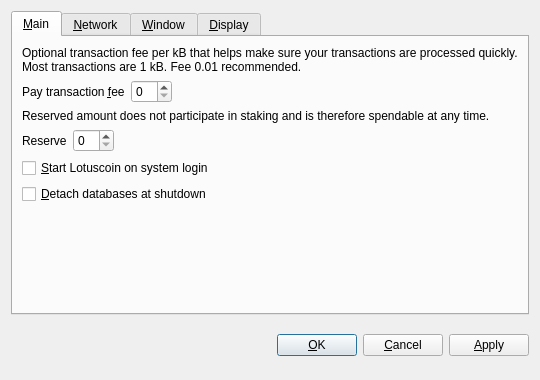
<?xml version="1.0" encoding="UTF-8"?>
<ui version="4.0">
 <class>OptionsDialog</class>
 <widget class="QDialog" name="OptionsDialog">
  <property name="geometry">
   <rect>
    <x>0</x>
    <y>0</y>
    <width>540</width>
    <height>380</height>
   </rect>
  </property>
  <property name="windowTitle">
   <string>Options</string>
  </property>
  <property name="modal">
   <bool>true</bool>
  </property>
  <layout class="QVBoxLayout" name="verticalLayout">
   <item>
    <widget class="QTabWidget" name="tabWidget">
     <property name="tabPosition">
      <enum>QTabWidget::North</enum>
     </property>
     <property name="currentIndex">
      <number>0</number>
     </property>
     <widget class="QWidget" name="tabMain">
      <attribute name="title">
       <string>&amp;Main</string>
      </attribute>
      <layout class="QVBoxLayout" name="verticalLayout_Main">
       <item>
        <widget class="QLabel" name="transactionFeeInfoLabel">
         <property name="text">
          <string>Optional transaction fee per kB that helps make sure your transactions are processed quickly. Most transactions are 1 kB. Fee 0.01 recommended.</string>
         </property>
         <property name="textFormat">
          <enum>Qt::PlainText</enum>
         </property>
         <property name="wordWrap">
          <bool>true</bool>
         </property>
        </widget>
       </item>
       <item>
        <layout class="QHBoxLayout" name="horizontalLayoutFee">
         <item>
          <widget class="QLabel" name="transactionFeeLabel">
           <property name="text">
            <string>Pay transaction &amp;fee</string>
           </property>
           <property name="textFormat">
            <enum>Qt::PlainText</enum>
           </property>
           <property name="buddy">
            <cstring>transactionFee</cstring>
           </property>
          </widget>
         </item>
         <item>
          <widget class="BitcoinAmountField" name="transactionFee"/>
         </item>
         <item>
          <spacer name="horizontalSpacerFee">
           <property name="orientation">
            <enum>Qt::Horizontal</enum>
           </property>
           <property name="sizeHint" stdset="0">
            <size>
             <width>40</width>
             <height>20</height>
            </size>
           </property>
          </spacer>
         </item>
        </layout>
       </item>
       <item>
        <widget class="QLabel" name="reserveBalanceInfoLabel">
         <property name="text">
          <string>Reserved amount does not participate in staking and is therefore spendable at any time.</string>
         </property>
         <property name="textFormat">
          <enum>Qt::PlainText</enum>
         </property>
         <property name="wordWrap">
          <bool>true</bool>
         </property>
        </widget>
       </item>
       <item>
        <layout class="QHBoxLayout" name="horizontalLayoutReserveBalance">
         <item>
          <widget class="QLabel" name="reserveBalanceLabel">
           <property name="text">
            <string>Reserve</string>
           </property>
           <property name="textFormat">
            <enum>Qt::PlainText</enum>
           </property>
           <property name="buddy">
            <cstring>reserveBalance</cstring>
           </property>
          </widget>
         </item>
         <item>
          <widget class="BitcoinAmountField" name="reserveBalance"/>
         </item>
         <item>
          <spacer name="horizontalSpacerReserveBalance">
           <property name="orientation">
            <enum>Qt::Horizontal</enum>
           </property>
           <property name="sizeHint" stdset="0">
            <size>
             <width>40</width>
             <height>20</height>
            </size>
           </property>
          </spacer>
         </item>
        </layout>
       </item>
       <item>
        <widget class="QCheckBox" name="bitcoinAtStartup">
         <property name="toolTip">
          <string>Automatically start Lotuscoin after logging in to the system.</string>
         </property>
         <property name="text">
          <string>&amp;Start Lotuscoin on system login</string>
         </property>
        </widget>
       </item>
       <item>
        <widget class="QCheckBox" name="detachDatabases">
         <property name="toolTip">
          <string>Detach block and address databases at shutdown. This means they can be moved to another data directory, but it slows down shutdown. The wallet is always detached.</string>
         </property>
         <property name="text">
          <string>&amp;Detach databases at shutdown</string>
         </property>
        </widget>
       </item>
       <item>
        <spacer name="verticalSpacer_Main">
         <property name="orientation">
          <enum>Qt::Vertical</enum>
         </property>
         <property name="sizeHint" stdset="0">
          <size>
           <width>20</width>
           <height>40</height>
          </size>
         </property>
        </spacer>
       </item>
      </layout>
     </widget>
     <widget class="QWidget" name="tabNetwork">
      <attribute name="title">
       <string>&amp;Network</string>
      </attribute>
      <layout class="QVBoxLayout" name="verticalLayout_Network">
       <item>
        <widget class="QCheckBox" name="mapPortUpnp">
         <property name="toolTip">
          <string>Automatically open the Lotuscoin client port on the router. This only works when your router supports UPnP and it is enabled.</string>
         </property>
         <property name="text">
          <string>Map port using &amp;UPnP</string>
         </property>
        </widget>
       </item>
       <item>
        <widget class="QCheckBox" name="connectSocks">
         <property name="toolTip">
          <string>Connect to the Lotuscoin network through a SOCKS proxy (e.g. when connecting through Tor).</string>
         </property>
         <property name="text">
          <string>&amp;Connect through SOCKS proxy:</string>
         </property>
        </widget>
       </item>
       <item>
        <layout class="QHBoxLayout" name="horizontalLayout_Network">
         <item>
          <widget class="QLabel" name="proxyIpLabel">
           <property name="text">
            <string>Proxy &amp;IP:</string>
           </property>
           <property name="textFormat">
            <enum>Qt::PlainText</enum>
           </property>
           <property name="buddy">
            <cstring>proxyIp</cstring>
           </property>
          </widget>
         </item>
         <item>
          <widget class="QValidatedLineEdit" name="proxyIp">
           <property name="maximumSize">
            <size>
             <width>140</width>
             <height>16777215</height>
            </size>
           </property>
           <property name="toolTip">
            <string>IP address of the proxy (e.g. 127.0.0.1)</string>
           </property>
          </widget>
         </item>
         <item>
          <widget class="QLabel" name="proxyPortLabel">
           <property name="text">
            <string>&amp;Port:</string>
           </property>
           <property name="textFormat">
            <enum>Qt::PlainText</enum>
           </property>
           <property name="buddy">
            <cstring>proxyPort</cstring>
           </property>
          </widget>
         </item>
         <item>
          <widget class="QLineEdit" name="proxyPort">
           <property name="maximumSize">
            <size>
             <width>55</width>
             <height>16777215</height>
            </size>
           </property>
           <property name="toolTip">
            <string>Port of the proxy (e.g. 9050)</string>
           </property>
          </widget>
         </item>
         <item>
          <widget class="QLabel" name="socksVersionLabel">
           <property name="text">
            <string>SOCKS &amp;Version:</string>
           </property>
           <property name="textFormat">
            <enum>Qt::PlainText</enum>
           </property>
           <property name="buddy">
            <cstring>socksVersion</cstring>
           </property>
          </widget>
         </item>
         <item>
          <widget class="QValueComboBox" name="socksVersion">
           <property name="toolTip">
            <string>SOCKS version of the proxy (e.g. 5)</string>
           </property>
          </widget>
         </item>
         <item>
          <spacer name="horizontalSpacer_Network">
           <property name="orientation">
            <enum>Qt::Horizontal</enum>
           </property>
           <property name="sizeHint" stdset="0">
            <size>
             <width>40</width>
             <height>20</height>
            </size>
           </property>
          </spacer>
         </item>
        </layout>
       </item>
       <item>
        <spacer name="verticalSpacer_Network">
         <property name="orientation">
          <enum>Qt::Vertical</enum>
         </property>
         <property name="sizeHint" stdset="0">
          <size>
           <width>20</width>
           <height>40</height>
          </size>
         </property>
        </spacer>
       </item>
      </layout>
     </widget>
     <widget class="QWidget" name="tabWindow">
      <attribute name="title">
       <string>&amp;Window</string>
      </attribute>
      <layout class="QVBoxLayout" name="verticalLayout_Window">
       <item>
        <widget class="QCheckBox" name="minimizeToTray">
         <property name="toolTip">
          <string>Show only a tray icon after minimizing the window.</string>
         </property>
         <property name="text">
          <string>&amp;Minimize to the tray instead of the taskbar</string>
         </property>
        </widget>
       </item>
       <item>
        <widget class="QCheckBox" name="minimizeOnClose">
         <property name="toolTip">
          <string>Minimize instead of exit the application when the window is closed. When this option is enabled, the application will be closed only after selecting Quit in the menu.</string>
         </property>
         <property name="text">
          <string>M&amp;inimize on close</string>
         </property>
        </widget>
       </item>
       <item>
        <spacer name="verticalSpacer_Window">
         <property name="orientation">
          <enum>Qt::Vertical</enum>
         </property>
         <property name="sizeHint" stdset="0">
          <size>
           <width>20</width>
           <height>40</height>
          </size>
         </property>
        </spacer>
       </item>
      </layout>
     </widget>
     <widget class="QWidget" name="tabDisplay">
      <attribute name="title">
       <string>&amp;Display</string>
      </attribute>
      <layout class="QVBoxLayout" name="verticalLayout_Display">
       <item>
        <layout class="QHBoxLayout" name="horizontalLayout_1_Display">
         <item>
          <widget class="QLabel" name="langLabel">
           <property name="text">
            <string>User Interface &amp;language:</string>
           </property>
           <property name="textFormat">
            <enum>Qt::PlainText</enum>
           </property>
           <property name="buddy">
            <cstring>lang</cstring>
           </property>
          </widget>
         </item>
         <item>
          <widget class="QValueComboBox" name="lang">
           <property name="toolTip">
            <string>The user interface language can be set here. This setting will take effect after restarting Lotuscoin.</string>
           </property>
          </widget>
         </item>
        </layout>
       </item>
       <item>
        <layout class="QHBoxLayout" name="horizontalLayout_2_Display">
         <item>
          <widget class="QLabel" name="unitLabel">
           <property name="text">
            <string>&amp;Unit to show amounts in:</string>
           </property>
           <property name="textFormat">
            <enum>Qt::PlainText</enum>
           </property>
           <property name="buddy">
            <cstring>unit</cstring>
           </property>
          </widget>
         </item>
         <item>
          <widget class="QValueComboBox" name="unit">
           <property name="toolTip">
            <string>Choose the default subdivision unit to show in the interface and when sending coins.</string>
           </property>
          </widget>
         </item>
        </layout>
       </item>
       <item>
        <widget class="QCheckBox" name="displayAddresses">
         <property name="toolTip">
          <string>Whether to show Lotuscoin addresses in the transaction list or not.</string>
         </property>
         <property name="text">
          <string>&amp;Display addresses in transaction list</string>
         </property>
        </widget>
       </item>
       <item>
        <widget class="QCheckBox" name="coinControlFeatures">
         <property name="toolTip">
          <string>Whether to show coin control features or not.</string>
         </property>
         <property name="text">
          <string>Display coin &amp;control features (experts only!)</string>
         </property>
        </widget>
       </item>
       <item>
        <spacer name="verticalSpacer_Display">
         <property name="orientation">
          <enum>Qt::Vertical</enum>
         </property>
         <property name="sizeHint" stdset="0">
          <size>
           <width>20</width>
           <height>40</height>
          </size>
         </property>
        </spacer>
       </item>
      </layout>
     </widget>
    </widget>
   </item>
   <item>
    <layout class="QHBoxLayout" name="horizontalLayout_Buttons">
     <item>
      <spacer name="horizontalSpacer_1">
       <property name="orientation">
        <enum>Qt::Horizontal</enum>
       </property>
       <property name="sizeHint" stdset="0">
        <size>
         <width>40</width>
         <height>48</height>
        </size>
       </property>
      </spacer>
     </item>
     <item>
      <widget class="QLabel" name="statusLabel">
       <property name="font">
        <font>
         <weight>75</weight>
         <bold>true</bold>
        </font>
       </property>
       <property name="text">
        <string/>
       </property>
       <property name="textFormat">
        <enum>Qt::PlainText</enum>
       </property>
       <property name="wordWrap">
        <bool>true</bool>
       </property>
      </widget>
     </item>
     <item>
      <spacer name="horizontalSpacer_2">
       <property name="orientation">
        <enum>Qt::Horizontal</enum>
       </property>
       <property name="sizeHint" stdset="0">
        <size>
         <width>40</width>
         <height>48</height>
        </size>
       </property>
      </spacer>
     </item>
     <item>
      <widget class="QPushButton" name="okButton">
       <property name="text">
        <string>&amp;OK</string>
       </property>
      </widget>
     </item>
     <item>
      <widget class="QPushButton" name="cancelButton">
       <property name="text">
        <string>&amp;Cancel</string>
       </property>
       <property name="autoDefault">
        <bool>false</bool>
       </property>
      </widget>
     </item>
     <item>
      <widget class="QPushButton" name="applyButton">
       <property name="text">
        <string>&amp;Apply</string>
       </property>
       <property name="autoDefault">
        <bool>false</bool>
       </property>
      </widget>
     </item>
    </layout>
   </item>
  </layout>
 </widget>
 <customwidgets>
  <customwidget>
   <class>BitcoinAmountField</class>
   <extends>QSpinBox</extends>
   <header>bitcoinamountfield.h</header>
  </customwidget>
  <customwidget>
   <class>QValueComboBox</class>
   <extends>QComboBox</extends>
   <header>qvaluecombobox.h</header>
  </customwidget>
  <customwidget>
   <class>QValidatedLineEdit</class>
   <extends>QLineEdit</extends>
   <header>qvalidatedlineedit.h</header>
  </customwidget>
 </customwidgets>
 <resources/>
 <connections/>
</ui>
